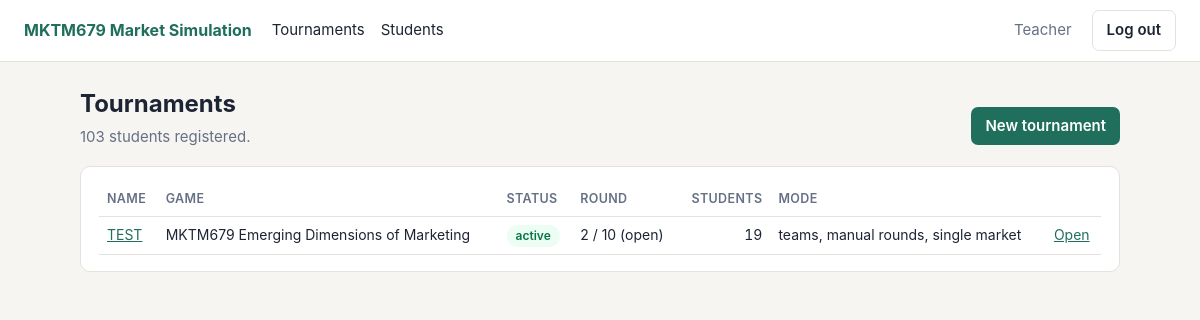
The page /admin (signed in) on the database its author committed.
### models.py (models this page shows)
class User(db.Model):
    id = db.Column(db.Integer, primary_key=True)
    username = db.Column(db.String(64), unique=True, nullable=False, index=True)
    name = db.Column(db.String(120), nullable=False)
    password_hash = db.Column(db.String(255), nullable=False)
    role = db.Column(db.String(10), nullable=False, default="student")  # admin | student
    batch = db.Column(db.String(60), default="", index=True)
    created_at = db.Column(db.DateTime, default=utcnow)

class Tournament(db.Model):
    id = db.Column(db.Integer, primary_key=True)
    name = db.Column(db.String(120), nullable=False)
    status = db.Column(db.String(10), default="draft")        # draft | active | finished
    round_state = db.Column(db.String(10), default="open")    # open | processed
    current_round = db.Column(db.Integer, default=0)
    total_rounds = db.Column(db.Integer, default=10)
    game_key = db.Column(db.String(40), nullable=False, default="rural_marketing")
    participation = db.Column(db.String(10), default="individual")  # individual | team
    team_size = db.Column(db.Integer, default=4)
    rank_w_profit = db.Column(db.Integer, default=60)         # % weight of profit in the ranking; rest is market share
    mode = db.Column(db.String(10), default="manual")         # manual | auto
    market_mode = db.Column(db.String(10), default="single")  # single | groups
    group_size = db.Column(db.Integer, default=10)
    interval_hours = db.Column(db.Integer, default=48)
    deadline = db.Column(db.DateTime, nullable=True)          # UTC
    seed = db.Column(db.Integer, nullable=False)
    start_cash = db.Column(db.Integer, default=5_000_000)
    created_at = db.Column(db.DateTime, default=utcnow)

### app.py (the view)
    @app.route("/admin")
    @login_required("admin")
    def admin_home():
        tournaments = Tournament.query.order_by(Tournament.created_at.desc()).all()
        counts = {t.id: Enrollment.query.filter_by(tournament_id=t.id).count() for t in tournaments}
        n_students = User.query.filter_by(role="student").count()
        return render_template("admin_home.html", tournaments=tournaments, counts=counts,
                               n_students=n_students)

### app.py (called while the page is built)
def login_required(role=None):
    def deco(fn):
        @wraps(fn)
        def wrapper(*a, **kw):
            if not g.user:
                return redirect(url_for("login", next=request.path))
            if role and g.user.role != role:
                abort(403)
            return fn(*a, **kw)
        return wrapper
    return deco

### games/registry.py (called while the page is built)
def get(key):
    if key not in _REGISTRY:
        raise KeyError(f"Unknown game: {key}")
    return _REGISTRY[key]

### services.py (called while the page is built)
def game_of(t):
    return games.get(t.game_key)

### templates/admin_home.html
{% extends "base.html" %}
{% block body %}
<div class="row" style="justify-content:space-between;align-items:center">
  <div><h1>Tournaments</h1><p class="sub">{{ n_students }} students registered.</p></div>
  <a class="btn" href="{{ url_for('admin_tournament_new') }}">New tournament</a>
</div>
<div class="card">
{% if tournaments %}
<table><tr><th>Name</th><th>Game</th><th>Status</th><th>Round</th><th class="n">Students</th><th>Mode</th><th></th></tr>
{% for t in tournaments %}
<tr><td><a href="{{ url_for('admin_tournament', tid=t.id) }}">{{ t.name }}</a></td>
<td>{{ game_of(t).course_code }} {{ game_of(t).title }}</td>
<td><span class="pill {{ 'ok' if t.status=='active' else '' }}">{{ t.status }}</span></td>
<td>{% if t.current_round %}{{ t.current_round }} / {{ t.total_rounds }} ({{ t.round_state }}){% else %}-{% endif %}</td>
<td class="n">{{ counts[t.id] }}</td>
<td>{{ 'teams' if t.participation=='team' else 'individuals' }}, {{ t.mode }} rounds, {{ 'groups of ~' ~ t.group_size if t.market_mode=='groups' else 'single market' }}</td>
<td><a href="{{ url_for('admin_tournament', tid=t.id) }}">Open</a></td></tr>
{% endfor %}</table>
{% else %}<p class="muted">No tournaments yet. Upload your students first, then create a tournament.</p>{% endif %}
</div>
{% endblock %}

### templates/base.html (shortened to what this page needs)
<!doctype html>
<html lang="en"><head>
<link rel="stylesheet" href="{{ url_for('static', filename='style.css') }}">
</head><body>
<header class="top">
  <a class="logo" href="/">MKTM679 Market Simulation</a>
  <nav>
    {% if me and me.role == 'admin' %}
      <a href="{{ url_for('admin_home') }}">Tournaments</a>
      <a href="{{ url_for('admin_students') }}">Students</a>
    {% elif me %}
      <a href="{{ url_for('student_home') }}">My games</a>
    {% endif %}
  </nav>
  {% if me %}
  <span class="muted">{{ me.name }}</span>
  <form method="post" action="{{ url_for('logout') }}"><input type="hidden" name="csrf" value="{{ csrf }}"><button class="sec">Log out</button></form>
  {% endif %}
</header>
<main class="{% block mainclass %}{% endblock %}">
  {% block body %}{% endblock %}
</main>
</body></html>

### static/style.css (style rules this page uses)
:root { --bg:#f6f5f1;--card:#fff;--ink:#1d2433;--muted:#667085;--line:#e4e2da;--brand:#1f6f5c;--brand-d:#165244;--warn:#b54708;--bad:#b42318;--good:#067647;--soft:#e8f3ef }
* { box-sizing:border-box }
body { margin:0;font:15px/1.5 -apple-system,"Segoe UI",Roboto,Helvetica,Arial,sans-serif;background:var(--bg);color:var(--ink) }
a { color:var(--brand) }
header.top { background:var(--card);border-bottom:1px solid var(--line);padding:10px 24px;display:flex;align-items:center;gap:20px }
header.top .logo { font-weight:700;color:var(--brand);text-decoration:none;font-size:16px }
header.top nav { display:flex;gap:16px;flex:1 }
header.top nav a { text-decoration:none;color:var(--ink) }
header.top form { margin:0 }
main { max-width:1080px;margin:24px auto;padding:0 20px 60px }
h1 { font-size:24px;margin:0 0 4px }
.sub { color:var(--muted);margin:0 0 18px }
.card { background:var(--card);border:1px solid var(--line);border-radius:10px;padding:16px 18px;margin-bottom:16px }
table { width:100%;border-collapse:collapse;font-size:14px }
th,td { text-align:left;padding:7px 8px;border-bottom:1px solid var(--line);vertical-align:top }
th { font-weight:600;color:var(--muted);font-size:12.5px;text-transform:uppercase;letter-spacing:.03em }
td.n,th.n { text-align:right;font-variant-numeric:tabular-nums }
.btn,button { background:var(--brand);color:#fff;border:0;border-radius:7px;padding:8px 14px;font:inherit;font-weight:600;cursor:pointer;text-decoration:none;display:inline-block }
.btn.sec,button.sec { background:#fff;color:var(--ink);border:1px solid var(--line) }
.pill { display:inline-block;padding:2px 9px;border-radius:99px;font-size:12px;font-weight:600;background:#eef0f3;color:#475467 }
.pill.ok { background:#ecfdf3;color:var(--good) }
.muted { color:var(--muted) }
.row { display:flex;gap:12px;align-items:flex-end;flex-wrap:wrap }

### rows shown on the page
User: name "Teacher"
Tournament: name "TEST", game_key "MKTM679", game_key "Emerging Dimensions of Marketing", status "active", current_round "2", total_rounds "10", round_state "open", counts "19", participation "teams", mode "manual", market_mode "single market"

### other values the page prints
{{ n_students }} "103"
